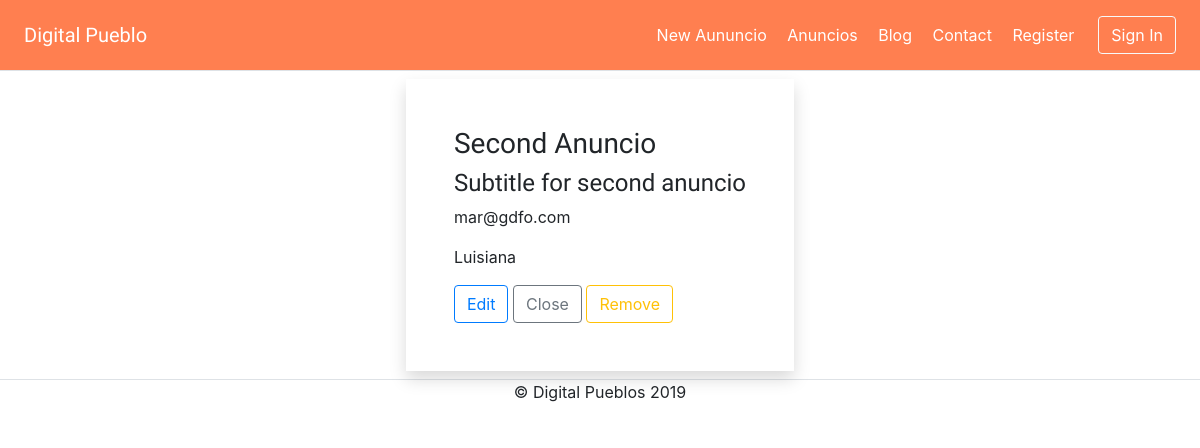
The page /anuncio/2/ on the database as committed earlier.
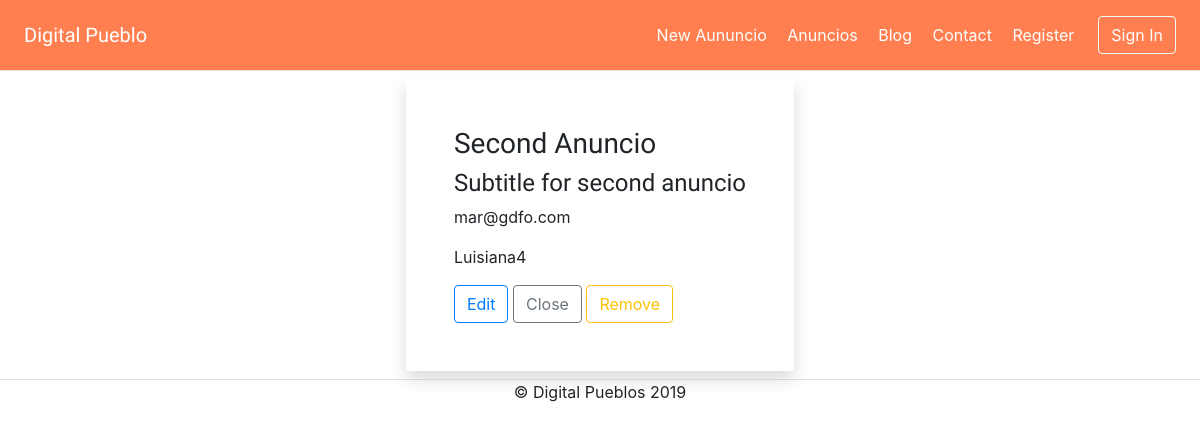
The same page on the database as committed later.
### anuncios/models.py (models this page shows, shortened)
class Anuncio(models.Model):
    title = models.CharField(max_length=100)
    subtitle = models.CharField(max_length=100)
    email = models.EmailField()
    location = models.CharField(max_length=100)

### anuncios/views.py (the view)
# urls.py: path('anuncio/<int:pk>/', anuncios_views.anuncioView, name='anuncio_view'),
def anuncioView(request, pk):
    item = get_object_or_404(Anuncio, pk=int(pk))
    return render(request, 'anuncios/anuncio.html', {'item': item})

### digital_pueblo/templates/anuncios/anuncio.html (shortened to what this page needs)
{% extends 'base.html' %} {% block content %}
<div class="d-flex justify-content-center">
  <div class="shadow m-2 p-5">
  <h3>{{ item.title }}</h3>
  <h4>{{ item.subtitle }}</h4>
  <p>{{ item.email }}</p>
  <p>{{ item.location }}</p>
  <a
    class="btn btn-outline-primary"
    href="{% url 'anuncio_edit' item.pk %}"
  >
    Edit
    </a>
  <a class="btn btn-outline-secondary" href="{% url 'anuncios' %}">Close</a>
  <a class="btn btn-outline-warning" href="{% url 'anuncio_rem' item.pk %}"
    >Remove</a
  >
  </div>
</div>
{% endblock %}

Rows that differ between the two databases and show on the page:
changed Anuncio "Second Anuncio": location "Luisiana" → "Luisiana4"
